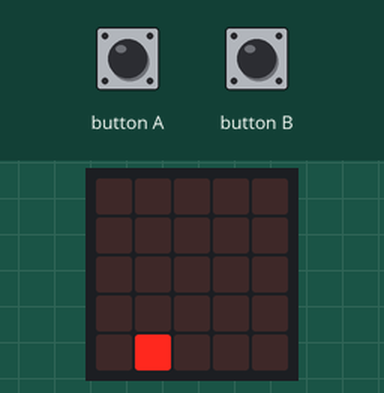
Simulated run of this program. Board: Calliope mini (MakeCode). Parts: the board's 5×5 LED display. The test bench sets the inputs (shaded band).

Above: at 1.2 s.
1.3 s: button A pressed for 0.15 s
At 2.3 s:
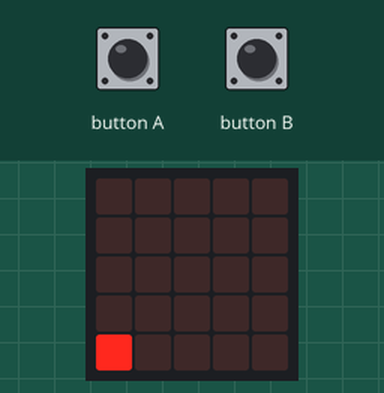
2.9 s: button A pressed for 0.15 s
At 3.6 s:
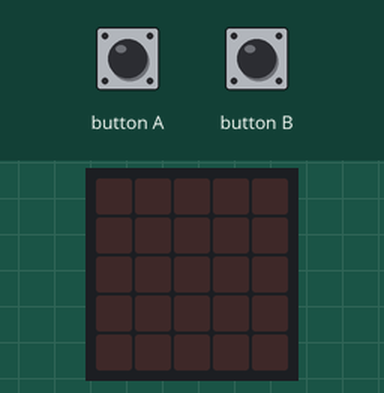
4.5 s: button B pressed for 0.15 s
At 5.8 s:
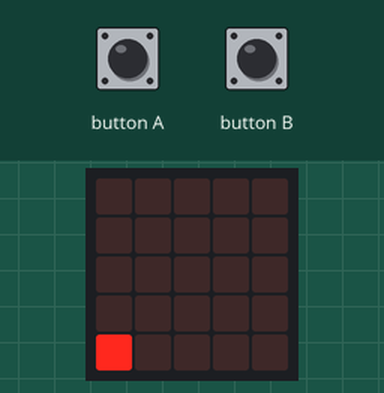
6.1 s: button B pressed 5 times (0.12 s each, 0.3 s apart)
At 6.67 s:
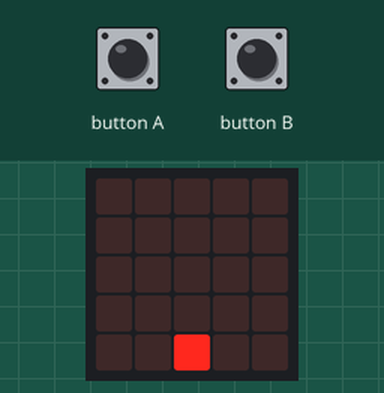
Timing chart, 0 to 9.1 s (numbered marks = the images above; inputs shaded):
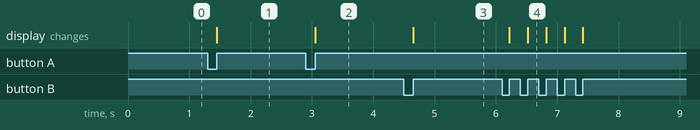

The program:

main.ts
```typescript
input.onButtonEvent(Button.A, input.buttonEventClick(), function () {
    led.unplot(Diode, 4)
    Diode += -1
    led.plot(Diode, 4)
})
input.onButtonEvent(Button.B, input.buttonEventClick(), function () {
    led.unplot(Diode, 4)
    Diode += 1
    led.plot(Diode, 4)
})
let Diode = 0
Diode = 1
led.plot(Diode, 4)
basic.forever(function () {

})
```

test.ts
```typescript
// Hier kann man Tests durchführen; diese Datei wird nicht kompiliert, wenn dieses Paket als Erweiterung verwendet wird.
```

Measured:
- after the input at 1.3 s, the display: changes after 0.15 s (image 1)
- after the input at 2.9 s, the display: changes after 0.15 s (image 2)
- after the input at 4.5 s, the display: changes after 0.15 s (image 3)
- after the input at 6.1 s, the display: first changes after 0.12 s (image 4 shows a later state)
